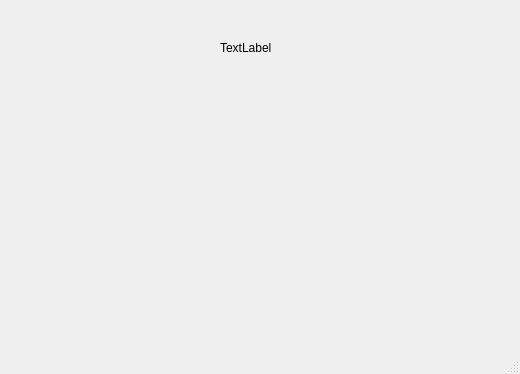
<?xml version="1.0" encoding="UTF-8"?>
<ui version="4.0">
 <class>loginin</class>
 <widget class="QMainWindow" name="loginin">
  <property name="geometry">
   <rect>
    <x>0</x>
    <y>0</y>
    <width>520</width>
    <height>374</height>
   </rect>
  </property>
  <property name="windowTitle">
   <string>MainWindow</string>
  </property>
  <widget class="QWidget" name="centralwidget">
   <widget class="QLabel" name="label">
    <property name="geometry">
     <rect>
      <x>220</x>
      <y>40</y>
      <width>54</width>
      <height>16</height>
     </rect>
    </property>
    <property name="text">
     <string>TextLabel</string>
    </property>
   </widget>
  </widget>
  <widget class="QMenuBar" name="menubar">
   <property name="geometry">
    <rect>
     <x>0</x>
     <y>0</y>
     <width>520</width>
     <height>21</height>
    </rect>
   </property>
  </widget>
  <widget class="QStatusBar" name="statusbar"/>
 </widget>
 <resources/>
 <connections/>
</ui>
